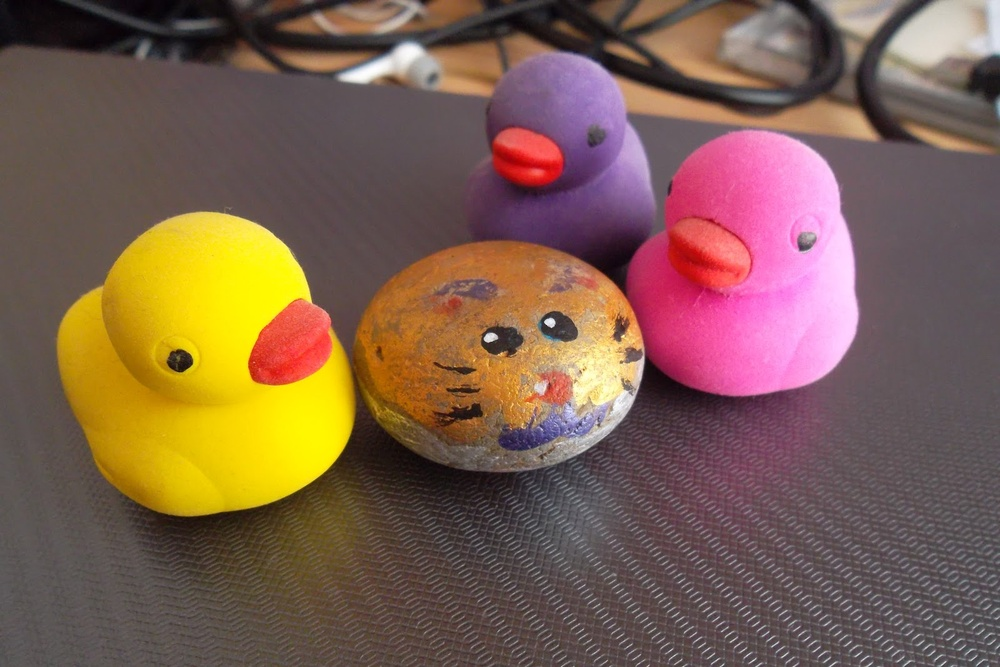
#> input picture HW2/ducks.jpg, 1000 x 667 px, shrunk from 1600 x 1067 before the run
$ python sqr_avg_mask.py
#> lines starting #> are read from the running program, lines starting #| are printed output that depends on the picture
import cv2

duck_img=cv2.imread("ducks.jpg",cv2.IMREAD_GRAYSCALE)
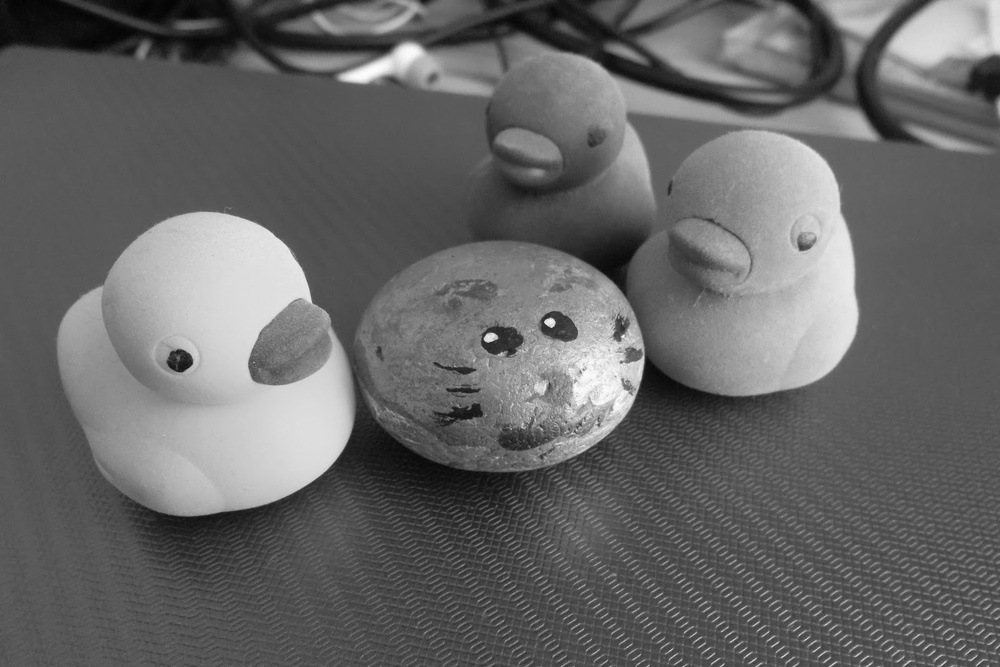
#> duck_img: shape (667, 1000); min 2, max 255, mean 102.6

duck_blur7=cv2.blur(duck_img,(7,7))
duck_blur25=cv2.blur(duck_img,(25,25))
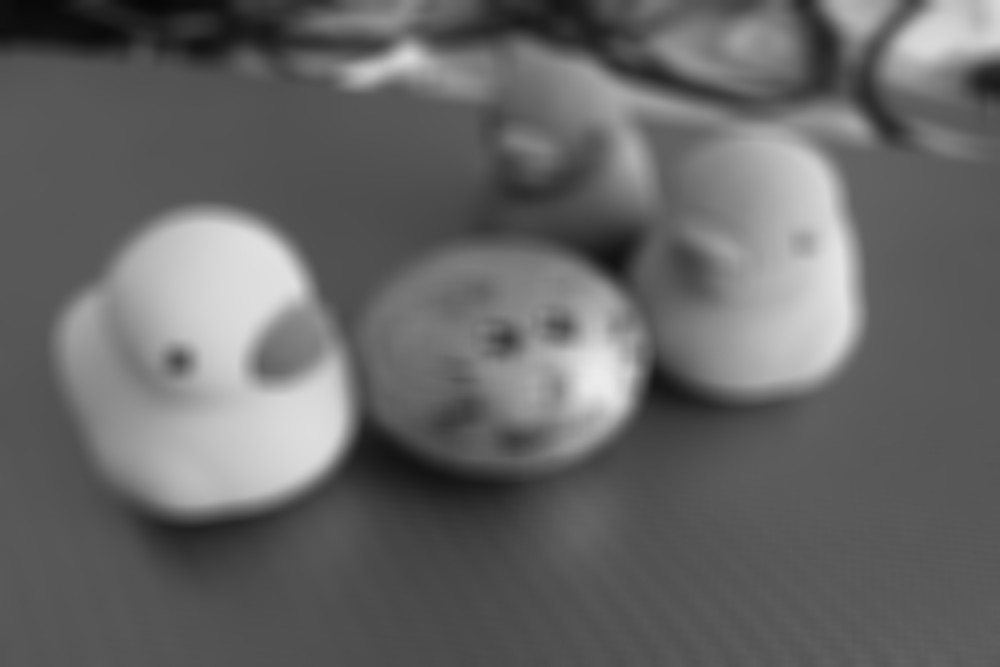
#> duck_blur25: shape (667, 1000); min 7, max 236, mean 102.6

cv2.imwrite("duck_blur7.jpg",duck_blur7)
cv2.imwrite("duck_blur25.jpg",duck_blur25)

$ run again, with HW2/lotus.jpg copied over HW2/ducks.jpg
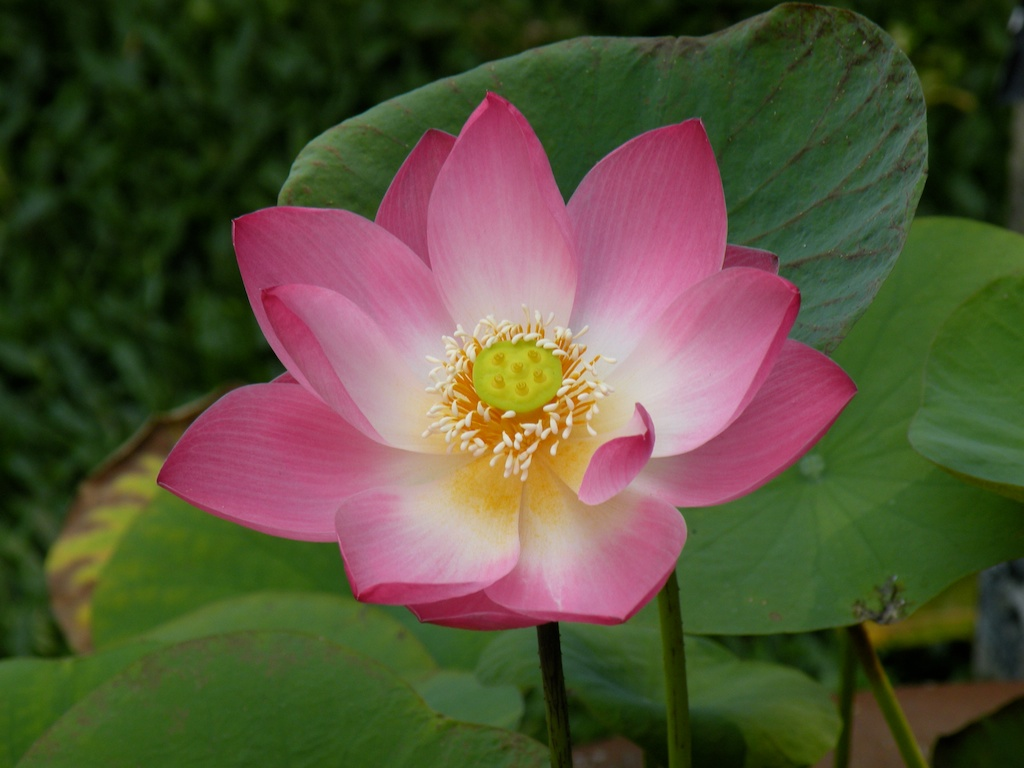
#> input picture HW2/lotus.jpg, 1024 x 768 px
#> `duck_img=cv2.imread("ducks.jpg",cv2.IMREAD_GRAYSCALE)`:
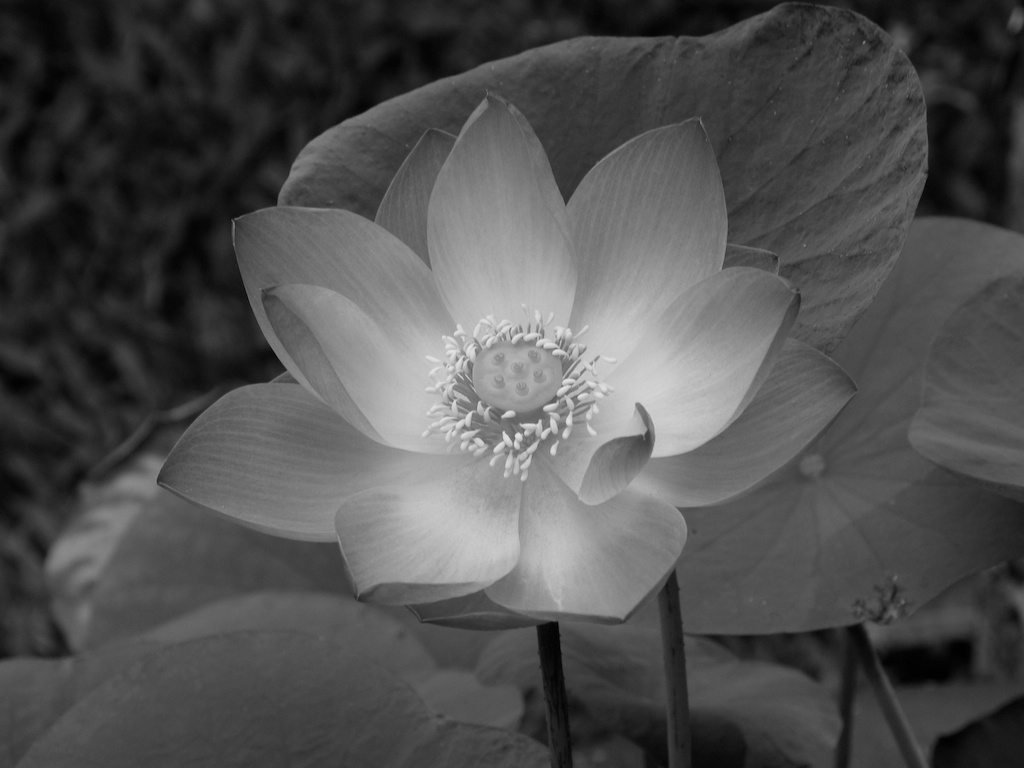
#> duck_img: shape (768, 1024); min 0, max 230, mean 80
#> `duck_blur25=cv2.blur(duck_img,(25,25))`:
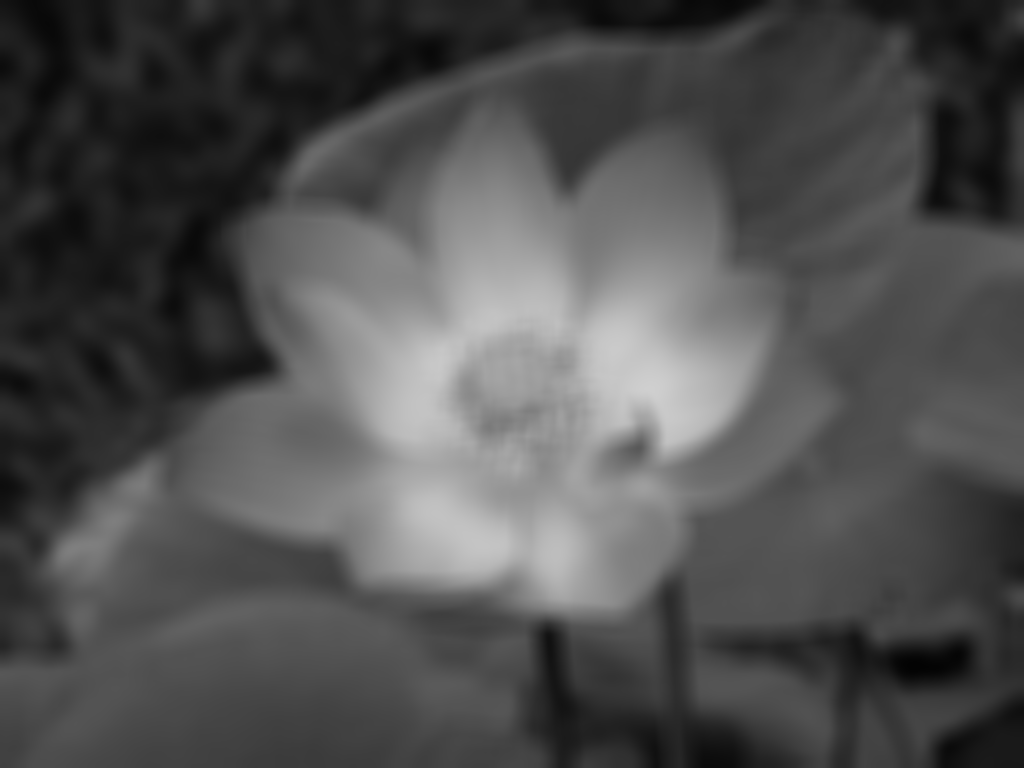
#> duck_blur25: shape (768, 1024); min 3, max 207, mean 80
